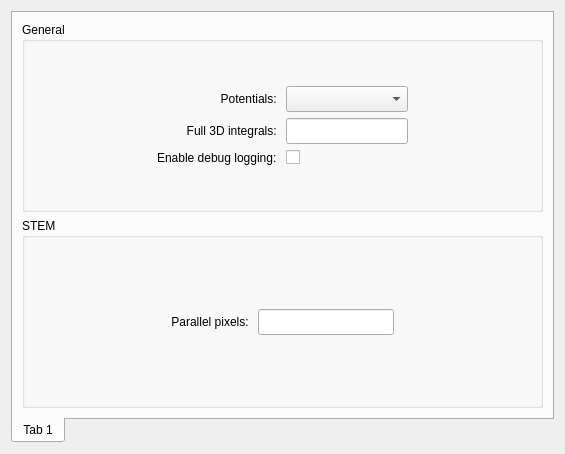
<?xml version="1.0" encoding="UTF-8"?>
<ui version="4.0">
 <class>GlobalSettingsFrame</class>
 <widget class="QWidget" name="GlobalSettingsFrame">
  <property name="geometry">
   <rect>
    <x>0</x>
    <y>0</y>
    <width>565</width>
    <height>454</height>
   </rect>
  </property>
  <property name="windowTitle">
   <string>Form</string>
  </property>
  <layout class="QGridLayout" name="gridLayout">
   <item row="0" column="0">
    <widget class="tabPanel" name="tabWidget">
     <property name="tabPosition">
      <enum>QTabWidget::South</enum>
     </property>
     <property name="currentIndex">
      <number>0</number>
     </property>
     <widget class="QWidget" name="tab">
      <attribute name="title">
       <string>Tab 1</string>
      </attribute>
      <layout class="QVBoxLayout" name="verticalLayout">
       <item>
        <widget class="QGroupBox" name="groupBox">
         <property name="title">
          <string>General</string>
         </property>
         <layout class="QGridLayout" name="gridLayout_4">
          <item row="2" column="2">
           <widget class="QLineEdit" name="edt3dIntegrals">
            <property name="minimumSize">
             <size>
              <width>100</width>
              <height>26</height>
             </size>
            </property>
           </widget>
          </item>
          <item row="2" column="3">
           <spacer name="horizontalSpacer_4">
            <property name="orientation">
             <enum>Qt::Horizontal</enum>
            </property>
            <property name="sizeHint" stdset="0">
             <size>
              <width>10</width>
              <height>20</height>
             </size>
            </property>
           </spacer>
          </item>
          <item row="4" column="2">
           <spacer name="verticalSpacer_2">
            <property name="orientation">
             <enum>Qt::Vertical</enum>
            </property>
            <property name="sizeHint" stdset="0">
             <size>
              <width>20</width>
              <height>0</height>
             </size>
            </property>
           </spacer>
          </item>
          <item row="2" column="0">
           <spacer name="horizontalSpacer_3">
            <property name="orientation">
             <enum>Qt::Horizontal</enum>
            </property>
            <property name="sizeHint" stdset="0">
             <size>
              <width>10</width>
              <height>20</height>
             </size>
            </property>
           </spacer>
          </item>
          <item row="2" column="1">
           <widget class="QLabel" name="lbl3d">
            <property name="sizePolicy">
             <sizepolicy hsizetype="Preferred" vsizetype="Preferred">
              <horstretch>0</horstretch>
              <verstretch>0</verstretch>
             </sizepolicy>
            </property>
            <property name="text">
             <string>Full 3D integrals: </string>
            </property>
            <property name="alignment">
             <set>Qt::AlignRight|Qt::AlignTrailing|Qt::AlignVCenter</set>
            </property>
           </widget>
          </item>
          <item row="1" column="2">
           <widget class="QComboBox" name="cmbParams">
            <property name="minimumSize">
             <size>
              <width>100</width>
              <height>26</height>
             </size>
            </property>
           </widget>
          </item>
          <item row="1" column="1">
           <widget class="QLabel" name="lblParameters">
            <property name="sizePolicy">
             <sizepolicy hsizetype="Preferred" vsizetype="Preferred">
              <horstretch>0</horstretch>
              <verstretch>0</verstretch>
             </sizepolicy>
            </property>
            <property name="text">
             <string>Potentials: </string>
            </property>
            <property name="alignment">
             <set>Qt::AlignRight|Qt::AlignTrailing|Qt::AlignVCenter</set>
            </property>
           </widget>
          </item>
          <item row="0" column="2">
           <spacer name="verticalSpacer">
            <property name="orientation">
             <enum>Qt::Vertical</enum>
            </property>
            <property name="sizeHint" stdset="0">
             <size>
              <width>20</width>
              <height>0</height>
             </size>
            </property>
           </spacer>
          </item>
          <item row="3" column="2">
           <widget class="QCheckBox" name="chkLogging">
            <property name="text">
             <string/>
            </property>
           </widget>
          </item>
          <item row="3" column="1">
           <widget class="QLabel" name="lblLogging">
            <property name="text">
             <string>Enable debug logging: </string>
            </property>
           </widget>
          </item>
         </layout>
        </widget>
       </item>
       <item>
        <widget class="QGroupBox" name="groupBox_2">
         <property name="title">
          <string>STEM</string>
         </property>
         <layout class="QGridLayout" name="gridLayout_2">
          <item row="0" column="2">
           <spacer name="verticalSpacer_3">
            <property name="orientation">
             <enum>Qt::Vertical</enum>
            </property>
            <property name="sizeHint" stdset="0">
             <size>
              <width>20</width>
              <height>0</height>
             </size>
            </property>
           </spacer>
          </item>
          <item row="1" column="2">
           <widget class="QLineEdit" name="edtParallelPx">
            <property name="minimumSize">
             <size>
              <width>100</width>
              <height>26</height>
             </size>
            </property>
           </widget>
          </item>
          <item row="1" column="0">
           <spacer name="horizontalSpacer">
            <property name="orientation">
             <enum>Qt::Horizontal</enum>
            </property>
            <property name="sizeHint" stdset="0">
             <size>
              <width>10</width>
              <height>20</height>
             </size>
            </property>
           </spacer>
          </item>
          <item row="1" column="3">
           <spacer name="horizontalSpacer_2">
            <property name="orientation">
             <enum>Qt::Horizontal</enum>
            </property>
            <property name="sizeHint" stdset="0">
             <size>
              <width>10</width>
              <height>20</height>
             </size>
            </property>
           </spacer>
          </item>
          <item row="1" column="1">
           <widget class="QLabel" name="lblParallel">
            <property name="sizePolicy">
             <sizepolicy hsizetype="Preferred" vsizetype="Preferred">
              <horstretch>0</horstretch>
              <verstretch>0</verstretch>
             </sizepolicy>
            </property>
            <property name="layoutDirection">
             <enum>Qt::LeftToRight</enum>
            </property>
            <property name="text">
             <string>Parallel pixels: </string>
            </property>
            <property name="alignment">
             <set>Qt::AlignRight|Qt::AlignTrailing|Qt::AlignVCenter</set>
            </property>
           </widget>
          </item>
          <item row="2" column="2">
           <spacer name="verticalSpacer_4">
            <property name="orientation">
             <enum>Qt::Vertical</enum>
            </property>
            <property name="sizeHint" stdset="0">
             <size>
              <width>20</width>
              <height>0</height>
             </size>
            </property>
           </spacer>
          </item>
         </layout>
        </widget>
       </item>
      </layout>
     </widget>
    </widget>
   </item>
  </layout>
 </widget>
 <customwidgets>
  <customwidget>
   <class>tabPanel</class>
   <extends>QTabWidget</extends>
   <header>controls/tabpanel.h</header>
   <container>1</container>
  </customwidget>
 </customwidgets>
 <tabstops>
  <tabstop>tabWidget</tabstop>
  <tabstop>cmbParams</tabstop>
  <tabstop>edt3dIntegrals</tabstop>
  <tabstop>edtParallelPx</tabstop>
 </tabstops>
 <resources/>
 <connections/>
</ui>
